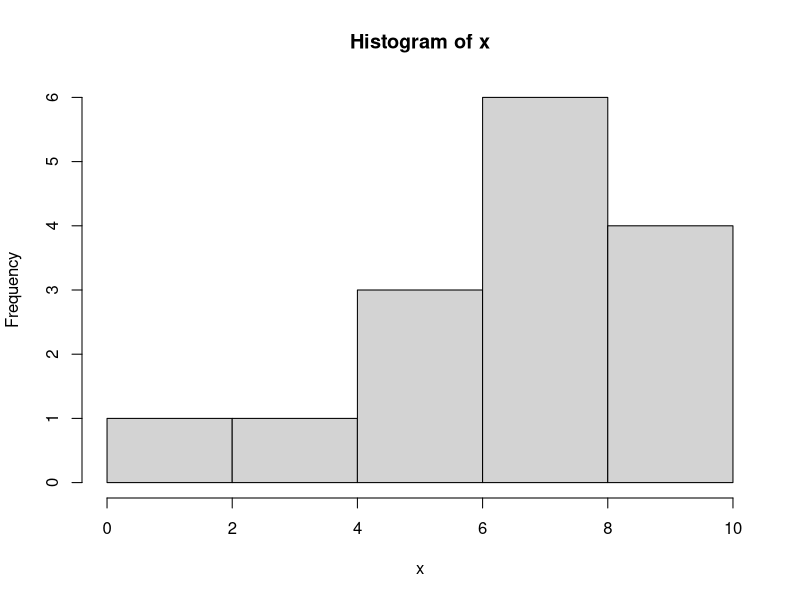

Generate this figure with R:
#Creating file and finding mode, median, staandard deviation and variance
x <- c(1,4,6,6,6,7,7,7,7,8,8,9,9,9,10)
x
mode = table(as.vector(x))
mode
names(mode)[mode ==max(mode)]

y = c(1,2,3,4,5,6,6,7,7)
y
mean(y)

z = c(1,5,54)
sd(z)
var(z)
#histogram
hist(x)